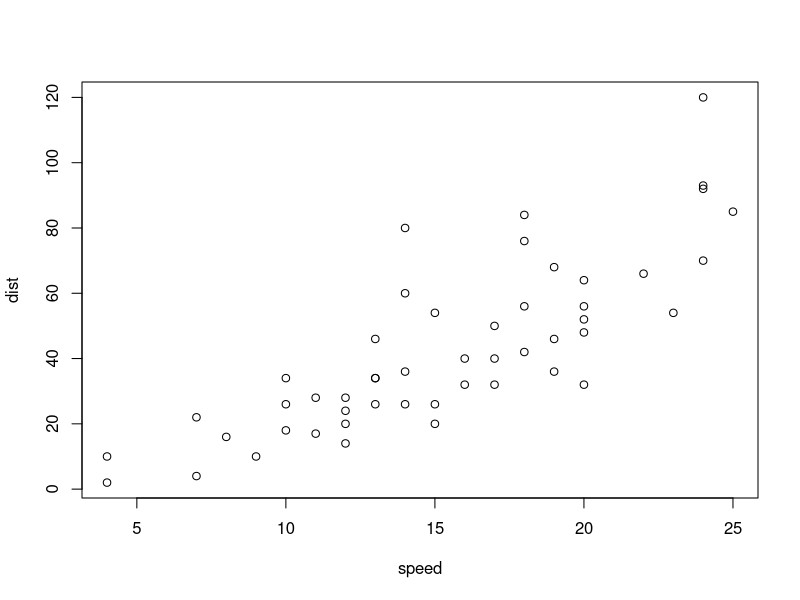
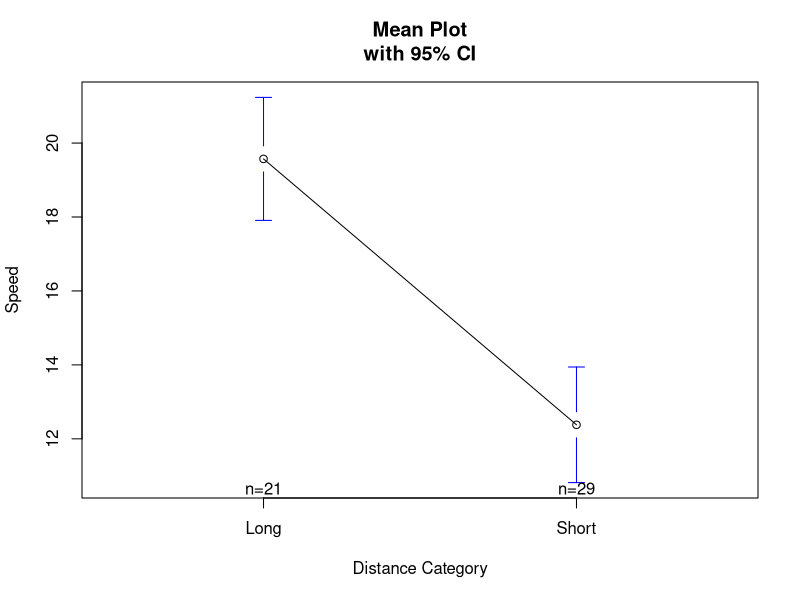

Recreate these plots in R, in order.
## ---- chunk 1
group1 <- c(237, 289, 257, 228, 303, 275, 262, 304, 244, 233)
group2 <- c(194, 240, 230, 186, 265, 222, 242, 281, 240, 212)
## ---- chunk 2
# Assuming group1 and group2 are exactly same people

# Two-tailed: does not tell which one is greater than the other.
# usually, posthot comparison needed
t.test (group1, group2, paired=TRUE) # p=0.05

# Left-tailed: whether group1 is less than group2
t.test (group1, group2, paired=TRUE, alternative = "less")

# Right-tailed: whether group1 is greater than group2
t.test (group1, group2, paired=TRUE, alternative = "greater")
## ---- chunk 3
# assuming group1 and group2 are random samples from population

# Two-tailed: does not tell which one is greater than the other.
# usually, posthot comparison needed
t.test (group1, group2)

# Left-tailed: whether group1 is less than group2
t.test (group1, group2, alternative = "less")

# Right-tailed: whether group1 is greater than group2
t.test (group1, group2, alternative = "greater")

## ---- chunk 4
# critical numbers in t-distribution
# 97.5% of all numbers in this distribution is less than 2.262
qt(c(.025, .975), 9) 
## ---- chunk 5
data <- cars
summary(data)
plot(data)

summary(lm(speed ~ dist, data=data))
## ---- chunk 6
data$dist_category <- ifelse(data$dist > mean(data$dist), "Long", "Short")
data$dist_category <- as.factor(data$dist_category)
summary(aov(speed ~ dist_category, data=data))

library(gplots)
plotmeans(speed ~ dist_category, data=data, xlab="Distance Category",
  ylab="Speed", main="Mean Plot\nwith 95% CI")
